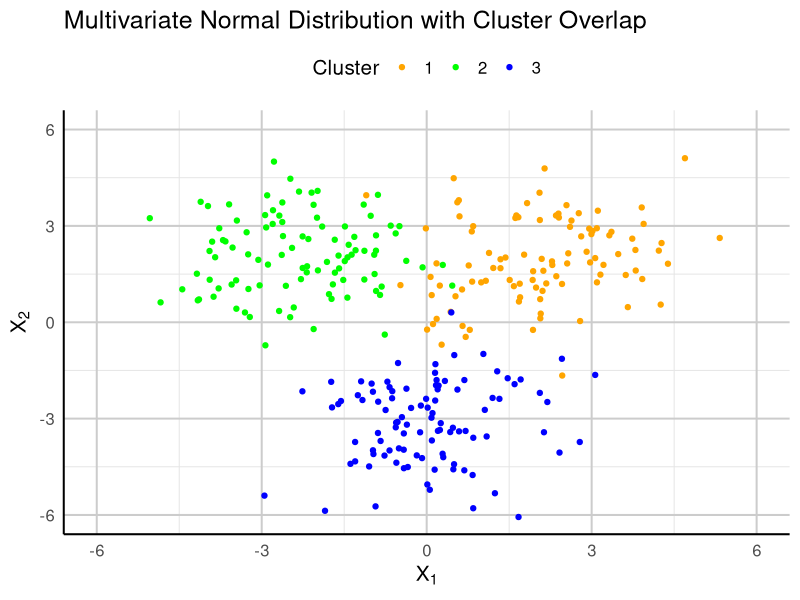
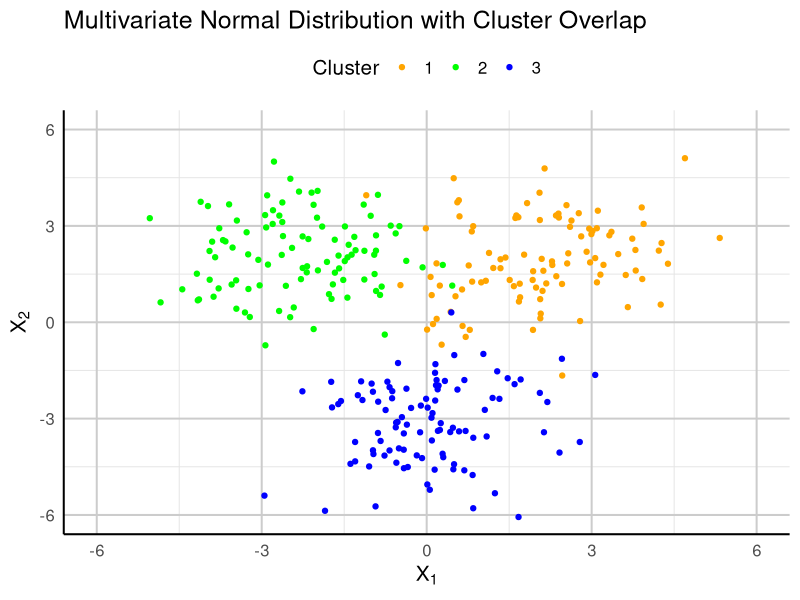

Recreate these plots in R, in order. (Note: this script raises an error after producing the figures.)
# CRAN mirror setting
options(repos = c(CRAN = 'https://cran.r-project.org'))

# packages
if (!requireNamespace("ggplot2", quietly = TRUE)) {
  install.packages("ggplot2", lib = "/home1/mose1103/R/library")
}

if (!requireNamespace("progress", quietly = TRUE)) {
  install.packages("progress", lib = "/home1/mose1103/R/library")
}

# folder setting
base_path = "/home1/mose1103/agoda/simulation/results"
simulation_id <- format(Sys.time(), "%H시 %M분 %S초") # 날짜 기반 폴더 이름 생성
save_path <- file.path(base_path, simulation_id)

if (!dir.exists(save_path)) {
  dir.create(save_path, recursive = TRUE)
}


# Function
rand.index <- function(true_labels, predicted_labels) {
  if (length(true_labels) != length(predicted_labels)) {
    stop("The length of the two label vectors must be the same.")
  }
  
  contingency_table <- table(true_labels, predicted_labels)
  
  a <- sum(choose(contingency_table, 2))
  b <- sum(choose(rowSums(contingency_table), 2)) - a
  c <- sum(choose(colSums(contingency_table), 2)) - a
  d <- choose(sum(contingency_table), 2) - (a + b + c)
  
  rand_index <- (a + d) / (a + b + c + d)
  return(rand_index)
}

try = function(dat1, dat2, itrN = 500, K=4, k_near=5){
  dat1_cl = kmeans(dat1, K)$cluster
  dat2_cl = kmeans(dat2, K)$cluster
  
  N = nrow(dat1)
  
  # calculate pairwise distance for both datasets
  dat1_dist = as.matrix(dist(dat1))
  dat2_dist = as.matrix(dist(dat2))
  
  # calculate the total distance for an observation  
  tot_dist1 = apply(dat1_dist,2,sum)
  tot_dist2 = apply(dat2_dist,2,sum)
  
  diag(dat1_dist) = NA
  diag(dat2_dist) = NA
  
  # a function that outputs the indices of k_near (number) closest neighbors
  k_near_take = function(x, k_near){
    order(x)[1:k_near]
  }
  
  dat1_near_mat = apply(dat1_dist, 2, k_near_take, k_near)
  dat2_near_mat = apply(dat2_dist, 2, k_near_take, k_near)
  
  rand1 = rep(NA, itrN)
  rand2 = rep(NA, itrN)
  
  # generate itrN number of permutation samples
  for (itr in 1:itrN){
    new_dat1 = dat1
    new_dat2 = dat2
    
    TF_ind = sample(c(T,F), size=N, replace=T)
    
    for (i in 1:N){
      if (TF_ind[i]){
        
        mix_coef1 = dat1_dist[i,dat1_near_mat[,i]]
        mix_coef1 = mix_coef1/sum(mix_coef1)
        mix_coef2 = dat2_dist[i,dat2_near_mat[,i]]
        mix_coef2 = mix_coef2/sum(mix_coef2)
        
        new_dat2_point = apply(mix_coef1*dat2[dat1_near_mat[,i],],2,sum) 
        new_dat1_point = apply(mix_coef2*dat1[dat2_near_mat[,i],],2,sum) 
        
        new_dat1[i,] = new_dat1_point
        new_dat2[i,] = new_dat2_point
        
      } 
    }
    
    new_cl_dat1 = kmeans(new_dat1, K)
    new_cl_dat2 = kmeans(new_dat2, K)
    
    rand1[itr] = rand.index(new_cl_dat1$cluster, dat2_cl)
    rand2[itr] = rand.index(new_cl_dat2$cluster, dat1_cl)
  }
  
  return(list(ri1= rand1, ri2=rand2, rf= rand.index(dat2_cl, dat1_cl)))
}

# Load libraries
library(MASS)
library(ggplot2)
library(progress)

# Setting seed
set.seed(241007)

# Define centroids (mean vectors)
mu1 <- c(2, 2)
mu2 <- c(-2, 2)
mu3 <- c(0, -3)

# Adjusted covariance matrices for more overlap
cov1 <- matrix(c(1.5, 0.2, 0.4, 1.5), nrow = 2)
cov2 <- matrix(c(1.5, 0.1, -0.4, 1.5), nrow = 2)
cov3 <- matrix(c(1.5, 0.5, -0.3, 1.5), nrow = 2)

# Sampling 100 data points ~ MultiNormal dist for each centroid
cluster1 <- mvrnorm(100, mu = mu1, Sigma = cov1)
cluster2 <- mvrnorm(100, mu = mu2, Sigma = cov2)
cluster3 <- mvrnorm(100, mu = mu3, Sigma = cov3)

# Combine the data into a single data frame for ggplot
dat1 <- data.frame(
  X1 = c(cluster1[,1], cluster2[,1], cluster3[,1]),
  X2 = c(cluster1[,2], cluster2[,2], cluster3[,2]),
  Cluster = factor(rep(1:3, each = 100))
)

# Define colors for clusters
cluster_colors <- c("orange", "green", "blue")

# Create the ggplot
p <- ggplot(dat1, aes(x = X1, y = X2, color = Cluster)) +
  geom_point(size = 1.5) +
  scale_color_manual(values = cluster_colors) +
  labs(x = expression(X[1]), y = expression(X[2]), title = "Multivariate Normal Distribution with Cluster Overlap") +
  theme_minimal(base_size = 15) +
  theme(
    panel.grid.major = element_line(color = "grey80", linetype = "solid"),
    panel.grid.minor = element_line(color = "grey90", linetype = "solid"),
    axis.line = element_line(color = "black"),
    legend.position = "top"
  ) +
  coord_cartesian(xlim = c(-6, 6), ylim = c(-6, 6))

# Display plot
p

ggsave(file.path(save_path, "dat1_cluster_plot.png"), plot = p, width = 8, height = 6, dpi = 1000)


# Define linear transformation parameters for each cluster
a1 <- 1.3; b1 <- c(3, -1)
a2 <- 0.9; b2 <- c(-2, 3)
a3 <- 1.1; b3 <- c(4, 0)


# saving value setting
save_path_txt <- file.path(save_path, "simulation_params.txt")

sink(save_path_txt)
cat("mu1:\n"); print(mu1)
cat("\nmu2:\n"); print(mu2)
cat("\nmu3:\n"); print(mu3)
cat("\ncov1:\n"); print(cov1)
cat("\ncov2:\n"); print(cov2)
cat("\ncov3:\n"); print(cov3)
cat("\na1:\n"); print(a1)
cat("\nb1:\n"); print(b1)
cat("\na2:\n"); print(a2)
cat("\nb2:\n"); print(b2)
cat("\na3:\n"); print(a3)
cat("\nb3:\n"); print(b3)
sink()

# Apply linear transformation to each cluster
cluster1_transformed <- a1 * cluster1 + matrix(rep(b1, each = 100), ncol = 2, byrow = TRUE)
cluster2_transformed <- a2 * cluster2 + matrix(rep(b2, each = 100), ncol = 2, byrow = TRUE)
cluster3_transformed <- a3 * cluster3 + matrix(rep(b3, each = 100), ncol = 2, byrow = TRUE)

# Combine transformed data into a new data frame for plotting
dat2 <- data.frame(
  X1 = c(cluster1_transformed[,1], cluster2_transformed[,1], cluster3_transformed[,1]),
  X2 = c(cluster1_transformed[,2], cluster2_transformed[,2], cluster3_transformed[,2]),
  Cluster = factor(rep(1:3, each = 100))
)

# Plot the transformed data
p2 <- ggplot(dat2, aes(x = X1, y = X2, color = Cluster)) +
  geom_point(size = 1.5) +
  scale_color_manual(values = cluster_colors) +
  labs(x = expression(X[1]), y = expression(X[2]), title = "Transformed Data with Linear Transformation (data2)") +
  theme_minimal(base_size = 15) +
  theme(
    panel.grid.major = element_line(color = "grey80", linetype = "solid"),
    panel.grid.minor = element_line(color = "grey90", linetype = "solid"),
    axis.line = element_line(color = "black"),
    legend.position = "top"
  ) +
  coord_cartesian(xlim = c(-10, 10), ylim = c(-10, 10))

# Display plot
p2

ggsave(file.path(save_path, "dat2_transformed_plot.png"), plot = p2, width = 8, height = 6, dpi = 1000)


# Simulation steps continue...

m1 = as.matrix(dat1[, c("X1", "X2")])
m2 = as.matrix(dat2[, c("X1", "X2")])

N <- 1000  # Set this to your desired number of iterations

# Initialize a vector to store the results from each run
distribution_results <- numeric(N)

# Create a progress bar
pb <- progress_bar$new(
  format = "  진행중 [:bar] :percent 완료 - 경과시간 :elapsed - 예상완료시간 :eta",
  total = N, clear = FALSE, width = 60
)

# Run the process N times with a progress bar
for (i in 1:N) {
  output <- try(m1, m2, itrN = 100, K = 3, k_near = 10)
  distribution_results[i] <- mean((output$ri2 + output$ri1) * 0.5 < output$rf)
  
  # Update the progress bar
  if (!pb$finished) {
    pb$tick()
  }
}

# Plot the distribution of the p-value results
hist_plot <- ggplot(data.frame(distribution_results), aes(x = distribution_results)) +
  geom_histogram(bins = 20, fill = "skyblue", color = "black") +
  labs(title = "Distribution of p-value",
       x = "Mean value",
       y = "Frequency") +
  theme_minimal(base_size = 15)

# Save the histogram plot with high DPI
ggsave(file.path(save_path, "p_value_distribution_plot.png"), plot = hist_plot, width = 8, height = 6, dpi = 1000)
